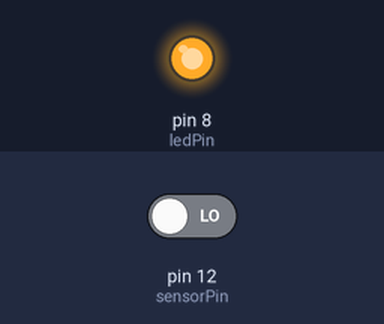
This sketch was run on a simulated Arduino Uno, built with avr-gcc and run on an emulated ATmega328P. Parts: output pins drawn as LEDs (lit = HIGH). The test bench sets the inputs (shaded band); at power-on: pin 12 (sensorPin) LOW.

Above: at 1.2 s.
1.3 s: pin 12 (sensorPin) driven HIGH
At 1.7 s:
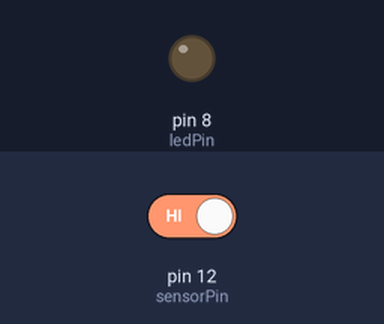
2.8 s: pin 12 (sensorPin) driven LOW
At 4.0 s:
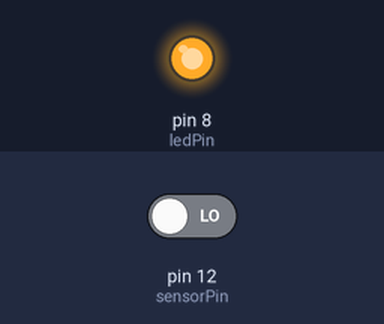
Timing chart, 0 to 5.8 s (numbered marks = the images above; inputs shaded):
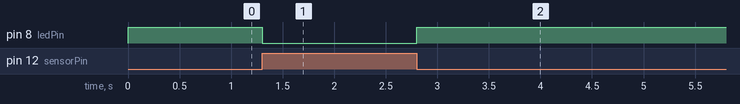

The sketch:

garagem-infrared.ino
```cpp
const int ledPin = 8;
const int sensorPin = 12;
int leituraSensor = 0;

void setup() {
  pinMode(ledPin, OUTPUT);
  pinMode(sensorPin, INPUT);

}

void loop() {
  leituraSensor = digitalRead(sensorPin);
  if (leituraSensor != 0) {
    digitalWrite(ledPin , LOW);
    } else {
      digitalWrite(ledPin , HIGH);
      }

}
```

Measured:
- after the input at 1.3 s, pin 8 (ledPin): HIGH → LOW at once
- after the input at 2.8 s, pin 8 (ledPin): LOW → HIGH at once
